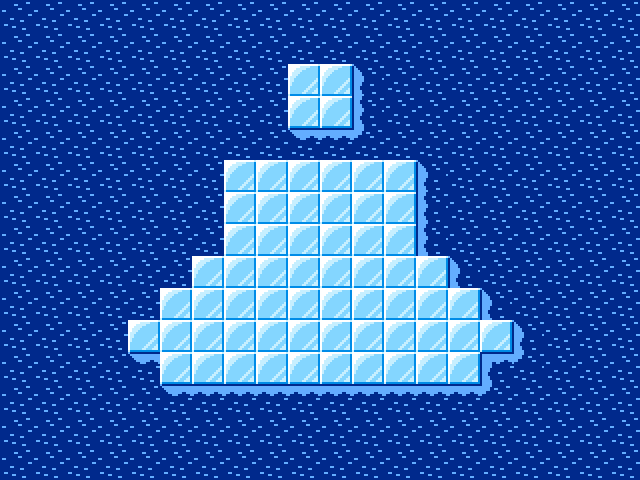

Rendered tile map (Tiled .tmx) drawn with the repository's tilesets; below, a short description and the map source with its tile grids summarised:
An orthogonal 20x15 tile map with 32x32 px tiles, 2 tile layers (Background, Surface) and 9 objects (5x pickup, 3x enemy, player_start).

<map version="1.0" tiledversion="1.0.2" orientation="orthogonal" renderorder="right-down" width="20" height="15" tilewidth="32" tileheight="32" nextobjectid="18">
 <tileset firstgid="1" name="Tiles" tilewidth="32" tileheight="32" tilecount="16" columns="8">
  <image source="../images/Tiles.png" trans="ff00ff" width="256" height="64" />
  <tile id="1">
   <animation>
    <frame tileid="1" duration="250" />
    <frame tileid="2" duration="250" />
   </animation>
  </tile>
  <tile id="3">
   <animation>
    <frame tileid="3" duration="250" />
    <frame tileid="4" duration="250" />
   </animation>
  </tile>
  <tile id="6">
   <animation>
    <frame tileid="6" duration="250" />
    <frame tileid="7" duration="250" />
   </animation>
  </tile>
  <tile id="8">
   <animation>
    <frame tileid="8" duration="250" />
    <frame tileid="9" duration="250" />
   </animation>
  </tile>
  <tile id="10">
   <animation>
    <frame tileid="11" duration="250" />
    <frame tileid="10" duration="250" />
   </animation>
  </tile>
  <tile id="12">
   <animation>
    <frame tileid="13" duration="250" />
    <frame tileid="12" duration="250" />
   </animation>
  </tile>
  <tile id="14">
   <animation>
    <frame tileid="15" duration="250" />
    <frame tileid="14" duration="250" />
   </animation>
  </tile>
 </tileset>
 <layer name="Background" width="20" height="15">
  <properties>
   <property name="animated" type="bool" value="true" />
   <property name="tileset" value="Tiles" />
  </properties>
  <data>[300 cells, 238 non-empty, 8 distinct tile ids]</data>
 </layer>
 <layer name="Surface" width="20" height="15">
  <properties>
   <property name="nocollide" type="bool" value="true" />
   <property name="tileset" value="Tiles" />
  </properties>
  <data>[300 cells, 62 non-empty, 1 distinct tile ids]</data>
 </layer>
 <objectgroup name="Objects">
  <object id="1" name="player_start" type="player_start" x="384" y="256" width="32" height="32" />
  <object id="4" name="pow" type="pickup" x="352" y="224" width="32" height="32" />
  <object id="6" name="silver_coin" type="pickup" x="192" y="320" width="32" height="32" />
  <object id="7" name="gold_coin" type="pickup" x="256" y="192" width="32" height="32" />
  <object id="11" name="fish" type="pickup" x="352" y="320" width="32" height="32" />
  <object id="12" name="super_star" type="pickup" x="320" y="160" width="32" height="32" />
  <object id="13" name="blue_blob" type="enemy" x="288" y="352" width="32" height="32" />
  <object id="14" name="orange_blob" type="enemy" x="320" y="224" width="32" height="32" />
  <object id="16" name="bomber" type="enemy" x="224" y="256" width="32" height="32" />
 </objectgroup>
</map>